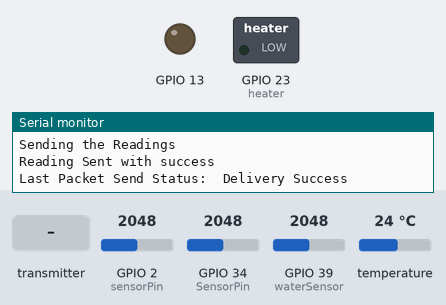
Recording of a sketch running on a simulated ESP32. Shown: switched loads named in the sketch (green lamp = pin HIGH), output pins drawn as LEDs (lit = HIGH), the last lines printed to the serial monitor. The inputs (shaded band) are chosen by the test bench; at power-on: GPIO 2 (sensorPin) = 2048, GPIO 34 (SensorPin) = 2048, GPIO 39 (waterSensor) = 2048, temperature 24 °C. Pins used as bus, display or sensor lines are not drawn.

Above: at 1.2 s.
1.3 s: the transmitter starts sending temp = 50
At 8.0 s:
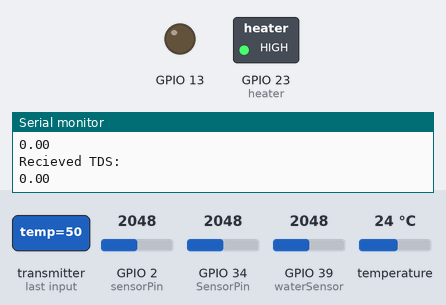
14.0 s: the transmitter starts sending temp = 0
At 19.8 s:
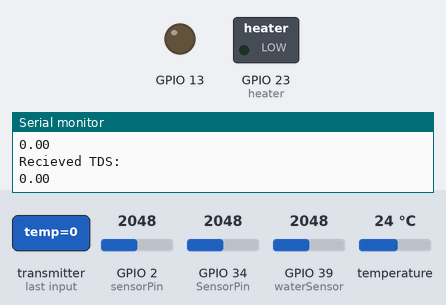
Timing chart, 0 to 21.3 s (numbered marks = the images above; inputs shaded):
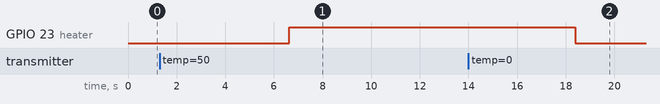

Measured:
- after the input at 1.3 s, GPIO 23 (heater): LOW → HIGH after 5.3 s
- after the input at 14.0 s, GPIO 23 (heater): HIGH → LOW after 4.4 s

The sketch:

ESP_2way_Cli.ino
```cpp
#include <esp_now.h>
#include <OneWire.h>
#include <DallasTemperature.h>
#include <WiFi.h>
#include "ESPAsyncWebServer.h"
#include <HTTPClient.h>
#include <Wire.h>


// REPLACE WITH THE MAC Address of your receiver
uint8_t hubAddress[] = {0x24, 0x6F, 0x28, 0xB0, 0x82, 0x54};

// Define variables to store sensor readings to be sent
float temperature;
float water;
float pH;
float turbidity;

// Define variables to store incoming user measures
float incomingTemp;
float incomingWater;
float incomingPH;
float incomingTurb;

// Variable to store if sending data was successful
String success;

//Structure example to send data
typedef struct struct_message {
    float temp;
    float wat;
    float ph;
    float turb;
    float Heater;
    float Inpump;
    float Outpump;
} struct_message;


// Create a struct_message called BME280Readings to hold sensor readings
struct_message sendReadings;

// Create a struct_message to hold incoming sensor readings
struct_message userMeasures;


// Callback when data is sent
void OnDataSent(const uint8_t *mac_addr, esp_now_send_status_t status)
{
  Serial.print("\r\nLast Packet Send Status:\t");
  Serial.println(status == ESP_NOW_SEND_SUCCESS ? "Delivery Success" : "Delivery Fail");
  if (status ==0){
    success = "Delivery Success :)";
  }
  else{
    success = "Delivery Fail :(";
  }
}

// Callback when data is received
void OnDataRecv(const uint8_t * mac, const uint8_t *incomingData, int len) {
  memcpy(&userMeasures, incomingData, sizeof(userMeasures));
  Serial.print("Bytes received: ");
  Serial.println(len);
  incomingTemp = userMeasures.temp;
  incomingWater = userMeasures.wat;
  incomingPH = userMeasures.ph;
  incomingTurb = userMeasures.turb;
  Serial.println ("Recieved Temperature:");
  Serial.println (incomingTemp);
  Serial.println ("Recieved Water Level:");
  Serial.println (incomingWater);
  Serial.println ("Recieved pH:");
  Serial.println (incomingPH);
  Serial.println ("Recieved TDS:");
  Serial.println (incomingTurb);
}


 //GLOBAL DEFINITIONS AND PORT IDENTIFICATIONS
    //Lights and Sound
    #define heater 23// port for Increase Temp

  //Water Level Sensor
     #define waterSensor 39 //Collects analog reading

    //temperature
    const int oneWireBus = 5;
    OneWire oneWire(oneWireBus);
    DallasTemperature sensors(&oneWire);
    int highTempCount = 0; //Temp counter for warnings (HIGH)
    int lowTempCount = 0; //Temp counter for warnings (LOW)


    //Water Pumps
    #define iFPower 14 //Powers the IN Flow water pump
    #define oFPower 27 //Powers the OUT Flow water pump
    int waterMax = 700; //highest water level
    int waterMin = 500; //lowest water level

//pH sensor
    #define SensorPin 34          // the pH meter Analog output is connected with the Arduino’s Analog
    unsigned long int avgValue;  //Store the average value of the sensor feedback
    float b;
    int buf[10],temp;

//TDS Sensor
    #define sensorPin 2

    int sensorValue = 0;
    float tdsValue = 0;
    float Voltage = 0;
    float tds = 0;
    float TDSCon = 0.000998859;
    float TDS = 0;
    float factor = 33.85;
    float TDSg = 0;

void setup() {
  // Init Serial Monitor
  Serial.begin(115200);

  // Set device as a Wi-Fi Station
  WiFi.mode(WIFI_AP_STA);

  if (esp_now_init() != ESP_OK) {
    Serial.println("Error initializing ESP-NOW");
    return;
  }

  // Init ESP-NOW
  // Once ESPNow is successfully Init, we will register for Send CB to
  // get the status of Trasnmitted packet
  esp_now_register_send_cb(OnDataSent);

  // Register peer
  esp_now_peer_info_t peerInfo;
  memcpy(peerInfo.peer_addr, hubAddress, 6);
  peerInfo.channel = 0;
  peerInfo.encrypt = false;

  // Add peer
  if (esp_now_add_peer(&peerInfo) != ESP_OK){
    Serial.println("Failed to add peer");
    return;
  }
   else
   {
    Serial.println("Peer Added Successfully!");
   }

  // Register for a callback function that will be called when data is received
  esp_now_register_recv_cb(OnDataRecv);

//Define OUTPUTS
pinMode (heater, OUTPUT);
pinMode (iFPower, OUTPUT);
pinMode (oFPower, OUTPUT);
pinMode (13,OUTPUT);

Serial.print("ESP Board MAC Address:  ");
  Serial.println(WiFi.macAddress());
}


void loop() {

    float Heater = 1000;
    float Inpump = 1000;
    float Outpump = 1000;
    float Blank = 1000;

   // Confirm Connection
    if (esp_now_init() == ESP_OK)
    {
    Serial.println(" ESP-NOW Connected");
    }
    if (esp_now_init() != ESP_OK)
    {
    Serial.println("Error initializing ESP-NOW");
    return;
    }

// Recieve Temp
        int tempMax = incomingTemp+1; //hotest allowable temperature
        int tempMin = incomingTemp-1; //coldest allowable temperature
        sensors.requestTemperatures();
        float temperatureC = sensors.getTempCByIndex(0);
        Serial.print(temperatureC);
        Serial.println("ºC");
        temperature = temperatureC;
        Serial.print ("Temperature is:");
        Serial.println (temperature);


  //Compare TEMPERATURE and execute ACTIONS
       //High Temperature
            if (temperature > tempMax)
            {
              digitalWrite(heater, LOW);  //Ensure the Temperature Increaser is OFF
              Serial.println("Water cooler ON");

            }

       //Low Temperature
           if (temperature < tempMin)
           {
              digitalWrite(heater, HIGH);  // Turn the Temperture Increaser ON
              Serial.println("Water Heater is ON");
              Heater = 2500;
           }

//WATER LEVEL
          water = analogRead(waterSensor);    // Read the analog value form sensor
          Serial.print ("Water Level is:");
          Serial.println (water);


   //Compare WATER and execute ACTIONS
        //High Water
            if (water > waterMax)
            {
             digitalWrite(iFPower, LOW);  //Ensure the Inflow pump is OFF
              digitalWrite(oFPower, HIGH);  // Turn the Outflow pump ON
              Serial.println("OUTflow Water Pump is ON");
              Serial.println("INflow Water Pump is OFF");
              Outpump = 3500;
            }

        //Low Water
            if (water < waterMin)
            {
             digitalWrite(oFPower, LOW);  //Ensure the Outflow pump is OFF
              digitalWrite(iFPower, HIGH);  // Turn the Inflow pump ON
              Serial.println("INflow Water Pump is ON");
              Serial.println("OUTflow Water Pump is OFF");
              Inpump = 4500;
            }

 //pH Reading
     for(int i=0;i<10;i++)       //Get 10 sample value from the sensor for smooth the value
      {
        buf[i]=analogRead(SensorPin);
        delay(10);
      }
      for(int i=0;i<9;i++)        //sort the analog from small to large
      {
        for(int j=i+1;j<10;j++)
        {
          if(buf[i]>buf[j])
          {
            temp=buf[i];
            buf[i]=buf[j];
            buf[j]=temp;
          }
        }
      }
      avgValue=0;
      for(int i=2;i<8;i++)                      //take the average value of 6 center sample
        avgValue+=buf[i];
      float phValue=(float)avgValue*5.0/1024/6; //convert the analog into millivolt
      phValue=3.5*phValue;
      Serial.println("phValue:");
      Serial.println(phValue);


//TDS Readings

   sensorValue = analogRead(sensorPin);
    Voltage = sensorValue*3.3/1024.0; //Convert analog reading to Voltage
    tdsValue=(133.42*Voltage*Voltage*Voltage - 255.86*Voltage*Voltage + 857.39*Voltage)*0.5; //Convert voltage value to TDS value
    TDSg = tdsValue * TDSCon;
    //tdsValue = factor + TDS;
    //tdsValue = tds * TDSCon;
    Serial.println("TDS Value:");
    Serial.println(tdsValue);
     Serial.println(Voltage);
    Serial.println(sensorValue);

//package readings to send

  // Set values to send
  Serial.println("Sending the Readings");
  sendReadings.temp = temperature;
  sendReadings.wat = water;
  sendReadings.ph = phValue;
  sendReadings.turb = tdsValue;
  sendReadings.Heater = Heater;
  sendReadings.Inpump = Inpump;
  sendReadings.Outpump = Outpump;

 // Send message via ESP-NOW
  esp_err_t result = esp_now_send(hubAddress, (uint8_t *) &sendReadings, sizeof(sendReadings));

  if (result == ESP_OK)
    {
      Serial.println("Reading Sent with success");
    }
  else
    {
      Serial.println("Error sending the Readings");
    }

     delay(5000);
}
```
